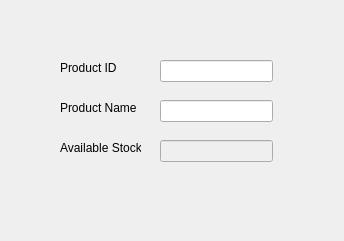
<?xml version="1.0" encoding="UTF-8"?>
<ui version="4.0">
 <class>Form</class>
 <widget class="QWidget" name="Form">
  <property name="geometry">
   <rect>
    <x>0</x>
    <y>0</y>
    <width>344</width>
    <height>241</height>
   </rect>
  </property>
  <property name="windowTitle">
   <string>Form</string>
  </property>
  <widget class="QLabel" name="label">
   <property name="geometry">
    <rect>
     <x>60</x>
     <y>60</y>
     <width>71</width>
     <height>16</height>
    </rect>
   </property>
   <property name="text">
    <string>Product ID</string>
   </property>
  </widget>
  <widget class="QLineEdit" name="lineEdit">
   <property name="geometry">
    <rect>
     <x>160</x>
     <y>60</y>
     <width>113</width>
     <height>22</height>
    </rect>
   </property>
  </widget>
  <widget class="QLineEdit" name="lineEdit_2">
   <property name="geometry">
    <rect>
     <x>160</x>
     <y>100</y>
     <width>113</width>
     <height>22</height>
    </rect>
   </property>
   <property name="text">
    <string/>
   </property>
  </widget>
  <widget class="QLabel" name="label_2">
   <property name="geometry">
    <rect>
     <x>60</x>
     <y>100</y>
     <width>81</width>
     <height>16</height>
    </rect>
   </property>
   <property name="text">
    <string>Product Name</string>
   </property>
  </widget>
  <widget class="QLabel" name="label_3">
   <property name="geometry">
    <rect>
     <x>60</x>
     <y>140</y>
     <width>81</width>
     <height>16</height>
    </rect>
   </property>
   <property name="text">
    <string>Available Stock</string>
   </property>
  </widget>
  <widget class="QLineEdit" name="lineEdit_3">
   <property name="enabled">
    <bool>false</bool>
   </property>
   <property name="geometry">
    <rect>
     <x>160</x>
     <y>140</y>
     <width>113</width>
     <height>22</height>
    </rect>
   </property>
   <property name="text">
    <string/>
   </property>
  </widget>
 </widget>
 <resources/>
 <connections/>
</ui>
